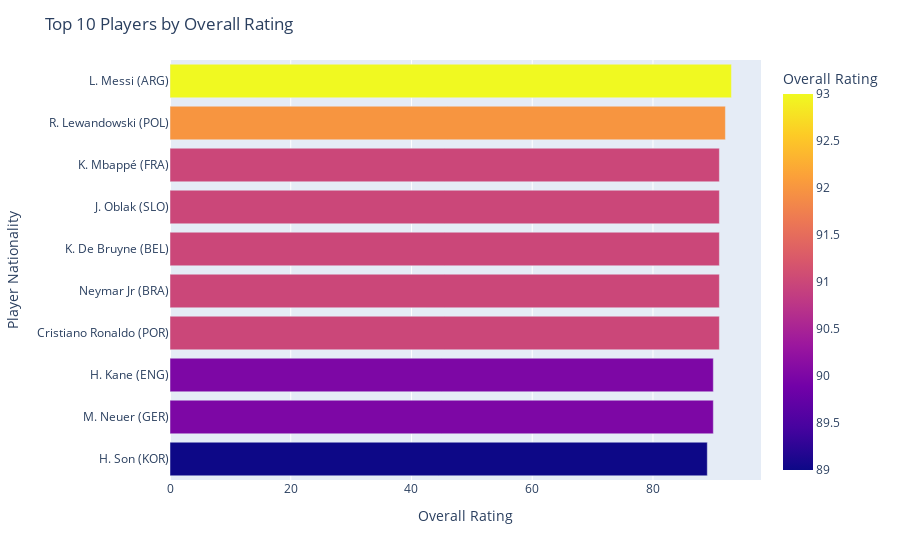

The cell this chart's notebook holds for it:
### Code cell
# We select the top 10 players for plotting:
fig = px.bar(
    df_best_players.head(10).sort_values("overall", ascending=True),
    x="overall",
    y="name_nationality",
    color="overall",
    orientation="h",
    labels={"overall": "Overall Rating", "name_nationality": "Player Nationality"},
)

fig.update_layout(
    title="Top 10 Players by Overall Rating",
    xaxis_title="Overall Rating",
    yaxis_title="Player Nationality",
)

fig.show()

### Figure 1 — Plotly figure (JSON) as saved in the notebook; plotly's stock layout.template omitted (floating-point values rounded to 4 significant figures)
{"data": [{"alignmentgroup": "True", "hovertemplate": "Overall Rating=%{marker.color}<br>Player Nationality=%{y}<extra></extra>", "legendgroup": "", "marker": {"color": [89, 90, 90, 91, 91, 91, 91, 91, 92, 93], "coloraxis": "coloraxis", "pattern": {"shape": ""}}, "name": "", "offsetgroup": "", "orientation": "h", "showlegend": false, "textposition": "auto", "type": "bar", "x": [89, 90, 90, 91, 91, 91, 91, 91, 92, 93], "xaxis": "x", "y": ["H. Son (KOR)", "M. Neuer (GER)", "H. Kane (ENG)", "Cristiano Ronaldo (POR)", "Neymar Jr (BRA)", "K. De Bruyne (BEL)", "J. Oblak (SLO)", "K. Mbappé (FRA)", "R. Lewandowski (POL)", "L. Messi (ARG)"], "yaxis": "y"}], "layout": {"barmode": "relative", "coloraxis": {"colorbar": {"title": {"text": "Overall Rating"}}, "colorscale": [[0, "#0d0887"], [0.1111, "#46039f"], [0.2222, "#7201a8"], [0.3333, "#9c179e"], [0.4444, "#bd3786"], [0.5556, "#d8576b"], [0.6667, "#ed7953"], [0.7778, "#fb9f3a"], [0.8889, "#fdca26"], [1, "#f0f921"]]}, "legend": {"tracegroupgap": 0}, "margin": {"t": 60}, "title": {"text": "Top 10 Players by Overall Rating"}, "xaxis": {"anchor": "y", "domain": [0, 1], "title": {"text": "Overall Rating"}}, "yaxis": {"anchor": "x", "domain": [0, 1], "title": {"text": "Player Nationality"}}}}
